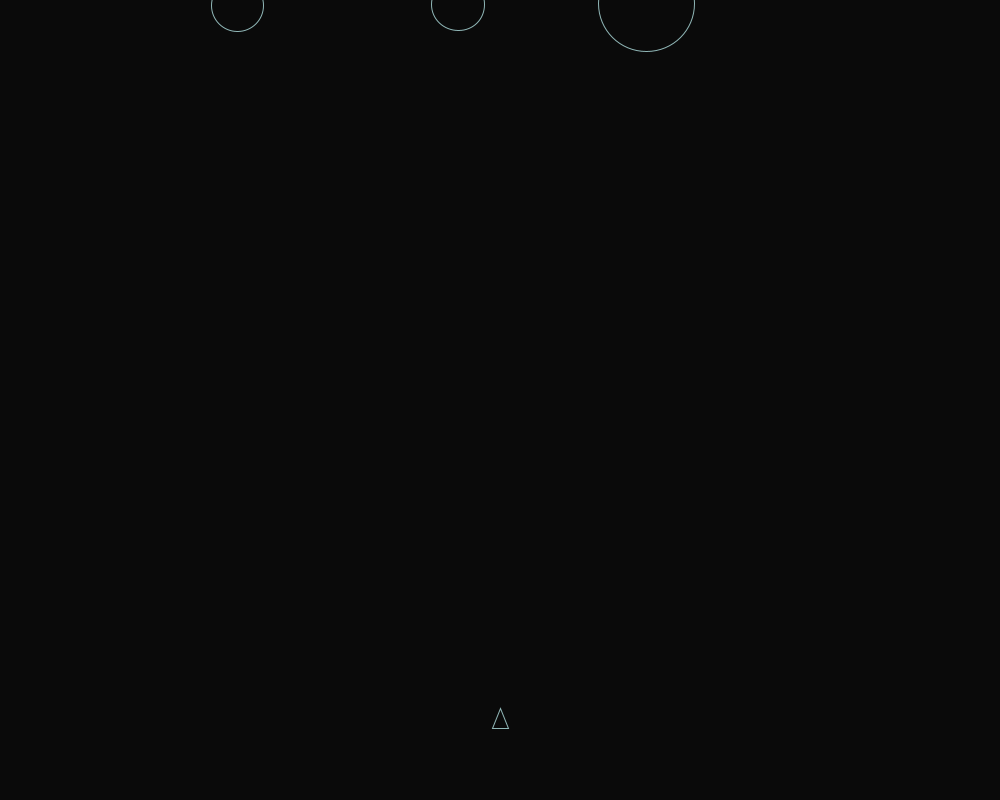
Frame 1 (no input)
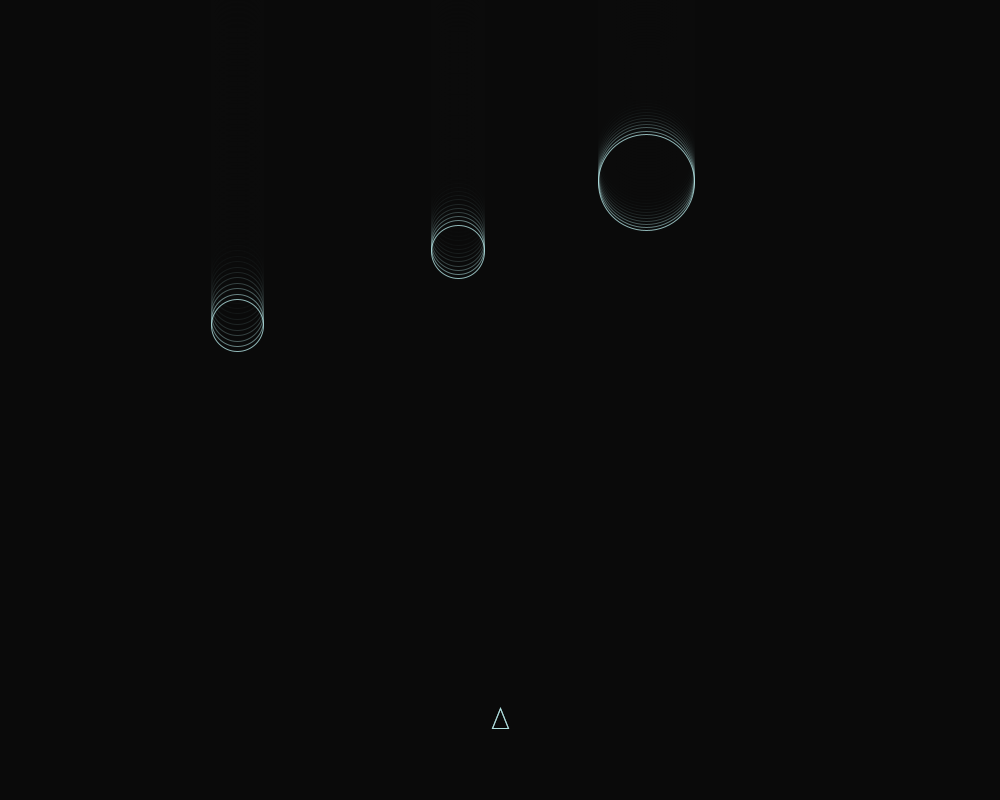
Frame 60 (the mouse pressed at the canvas centre just before this capture)
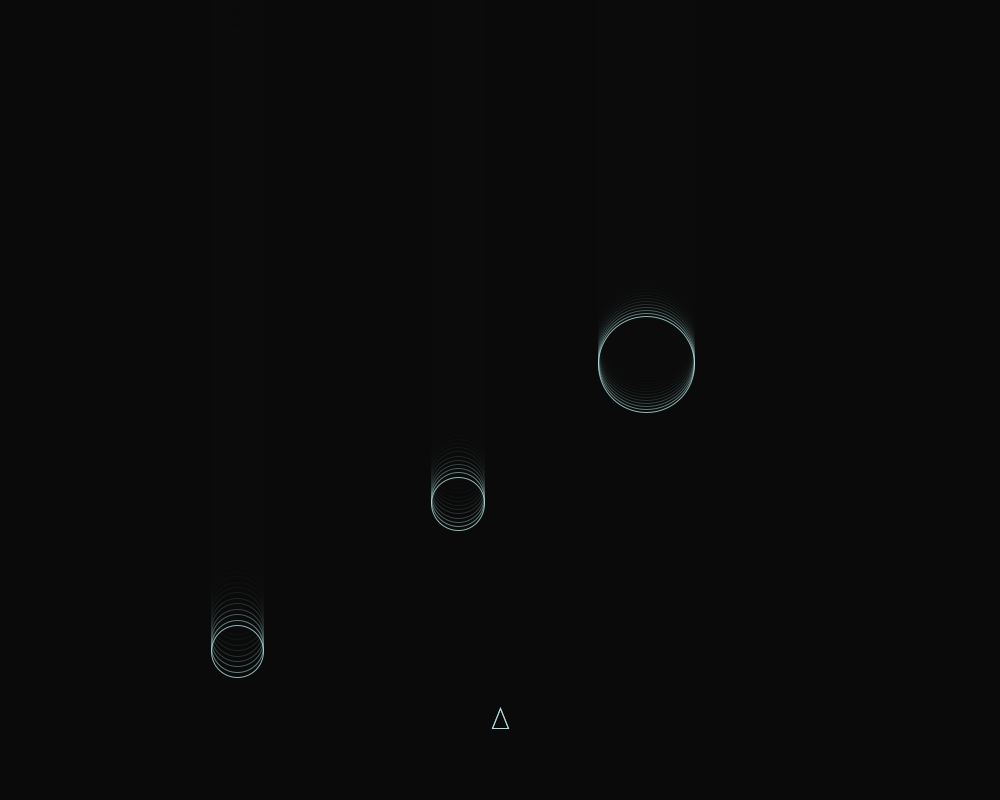
Frame 120 (the mouse held since frame 60 and released just before this capture)

The Processing sketch that drew these frames (run headless with seeded random() and noise(); from frame 60 on, the mouse is pressed at the canvas centre):

// Processing sketch: asteriodgame
// ── asteriodgame.pde
//Global Variables

//Variables
Player ship;
boolean keyLeft = false;
boolean keyRight = false;
boolean keyShoot = false;
int score;

//ArrayList Variables
ArrayList<Asteroid> asteroids;
ArrayList<Shot> shots;

void setup () {
  size(1000, 800);
  frameRate(30);
  background(10);
  noCursor();

  ship = new Player(width/2, height/2);
  asteroids = new ArrayList<Asteroid>();
  shots = new ArrayList<Shot>();

  score = 0;

  restart();
}

void draw () {

  rectMode(CORNER);
  noStroke();
  fill(10, 80);
  rect(0, 0, width, height);
  

  ship.display();
  ship.update();

  //draw and dissipate shots
  for (int i = 0; i < shots.size (); i++) {
    Shot tempShot = shots.get(i);
    tempShot.update();
    tempShot.display();
    tempShot.dissipate(i);
  }
  
  //draw the asteroids
  for (int i = 0; i < asteroids.size (); i++) {
    Asteroid tempAst = asteroids.get(i);
    tempAst.update();
    tempAst.display();


    //memory management and proper coding architecture
    if (tempAst.y > height+tempAst.w*0.5) {
      asteroids.remove(i);
    }//if close
    
    for (int j = 0; j < shots.size(); j++) {
      Shot tempShot =shots.get(j);
      tempAst.shotCollision(tempShot, tempAst, i, j);
    }
    
      if (ship.alive == true) {
      tempAst.playerCollision(ship, tempAst);
    }
    if (ship.alive == false) {
      restart();
    }
    
    
  }//for close
}//draw close

void keyPressed() {
  if (key == CODED) {

    if (keyCode == LEFT) {
      keyLeft = true;
    }
    if (keyCode == RIGHT) {
      keyRight = true;
    }
  }

  if (key == ' ') {//spacebar
    keyShoot = true;
  }
}

void keyReleased() {
  if (key == CODED) {

    if (keyCode == LEFT) {
      keyLeft = false;
    }
    if (keyCode == RIGHT) {
      keyRight = false;
    }
  }

  if (key == ' ') {//spacebar
    keyShoot = false;
  }
}

void restart() {
  asteroids.clear();
  asteroids.add(new Asteroid(random(width), 0, random(2, 6)));
  asteroids.add(new Asteroid(random(width), 0, random(2, 6)));
  asteroids.add(new Asteroid(random(width), 0, random(2, 6)));

  //player restarts like this
  ship.x = width/2;
  ship.y = height*0.9;
  ship.velocity = new PVector(0,0);
  ship.alive = true;
}


// ── Asteroid.pde
class Asteroid{
  
  //data
  float x, y;
  float velocity;
  float w;
  
  //constructor
  Asteroid(float x, float y, float velocity) {
    this.x = x;
    this.y = y;
    this.velocity = velocity;
    w = random(30,100);
  }
  
  //methods
  
    void update(){
    y += velocity;
    
  }
  
  void display(){
    pushMatrix();//lock anything between these two
    translate(x,y);
    noFill();
    stroke(200,255,255,180);
    ellipse(0,0,w,w);
    popMatrix();
  }
  
  void shotCollision(Shot shot, Asteroid asteroid, int asteroidIndex, int shotIndex){
    if(dist(x, y, shot.x, shot.y) < w/2 + 2){
      shots.remove(shotIndex);
      asteroids.remove(asteroidIndex);
      score++;
    }
  }
  
  void playerCollision(Player ship_,  Asteroid asteroid_){
    ship = ship_;
    if(dist(x, y, ship.x, ship.y) <w/2 +5) {
      fill(255, 255, 255, 180);
      ellipse(ship.x, ship.y, 180, 180);
      ship.alive = false;
    }
    
  }
  
}

// ── Player.pde
class Player {


  //data

  float x, y;
  PVector velocity;
  float shotTimer, shotRate;
  float maxVelocity;
  boolean alive;

  //constructor
  Player (float x, float y) {
    this.x = x;
    this.y = y;

    alive = true;
    shotRate = 35;
    shotTimer = 0;
    maxVelocity = 10;
  }

  //methods
  void display() {
    if (alive == true) {
      pushMatrix();
      translate(x, y);
      noFill();
      stroke(200, 255, 255, 180);
      triangle(0, -12, 8, 8, -8, 8);
      popMatrix();
    }
  }

  void update() {

    //bounding
    if (x<0) {
      x=width;
    }
    if (x>width) {
      x=0;
    }

    //movement
    x += velocity.x;

    //keys on the keyboard for moving my ship
    if (keyLeft == true) {
      velocity.x -= 0.5;
    } else if (keyRight == true) {
      velocity.x += 0.5;
    }

    if (shotTimer > 0) {
      shotTimer --;
    } else {
      shotTimer = 0;
    }

    if (keyShoot == true) {
      if (shotTimer == 0) {
        shoot();
        shotTimer = shotRate;
      }
    }
  }
    void shoot() {
      if (alive == true) {
        shots.add(new Shot(x, y, 10));
      }
    }
  }


// ── Shot.pde
class Shot {

  //data
  float x, y;
  float velocity;

  int lifespan;
  int runtime;

  //constructor
  Shot(float x, float y, float velocity) {
    this.x = x; //x = x_
    this.y = y;
    this.velocity = velocity;
    lifespan = 100;
    runtime = 0;
  }

  //methods

  void display() {
    pushMatrix();
    translate(x, y);
    fill(200, 255, 255);
    ellipse(0, 0, 3, 3);
    popMatrix();
  }

  void update() {
    y -= velocity;
  }

  void dissipate(int index) {
    runtime ++;
    if (runtime > lifespan) {
      shots.remove(index);
    }
  }
}
